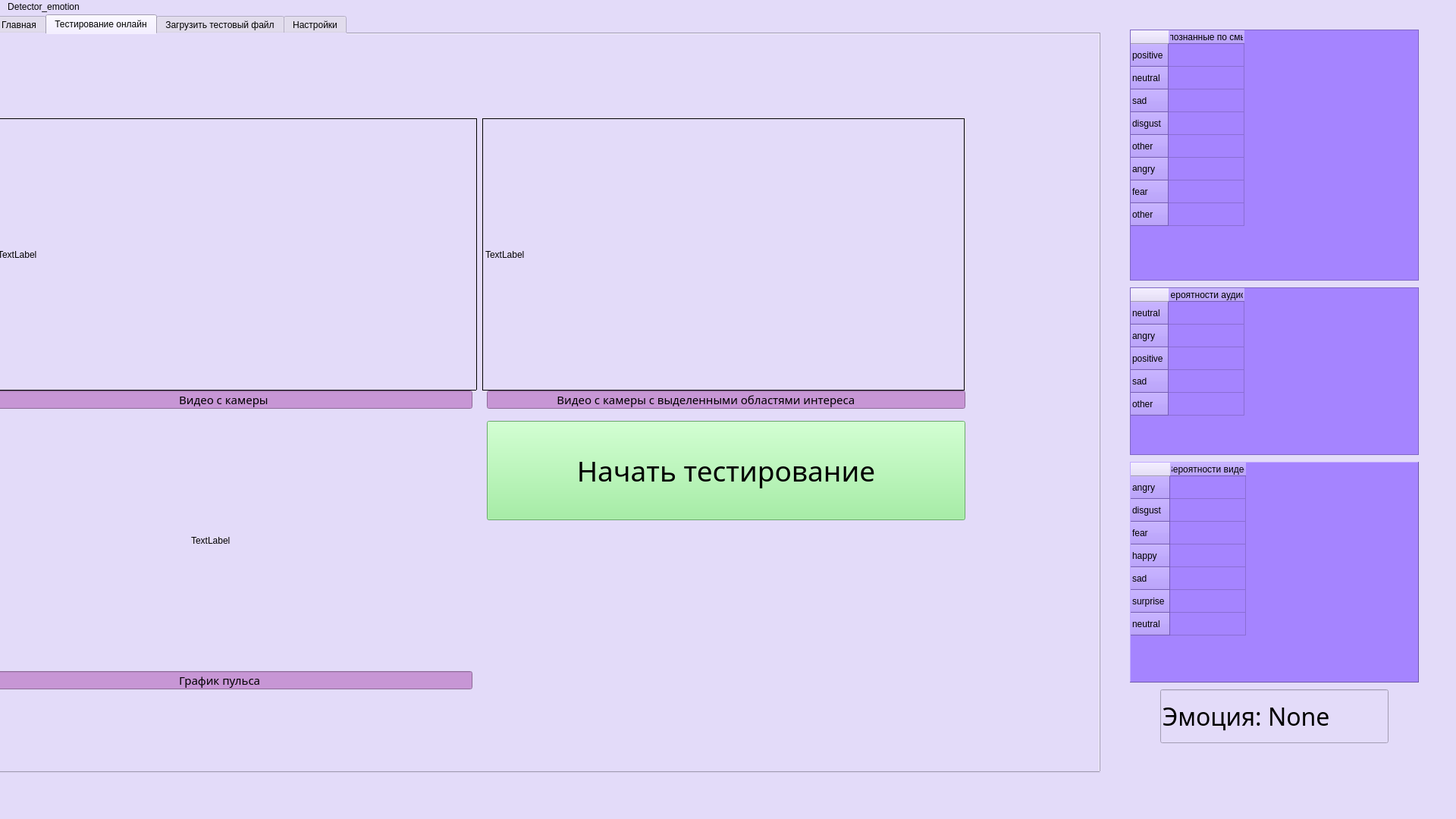
<?xml version="1.0" encoding="UTF-8"?>
<ui version="4.0">
 <class>MainWindow</class>
 <widget class="QMainWindow" name="MainWindow">
  <property name="geometry">
   <rect>
    <x>0</x>
    <y>0</y>
    <width>1920</width>
    <height>1080</height>
   </rect>
  </property>
  <property name="windowTitle">
   <string>MainWindow</string>
  </property>
  <property name="styleSheet">
   <string notr="true">background-color : rgb(227, 219, 249)</string>
  </property>
  <widget class="QWidget" name="centralwidget">
   <widget class="QTabWidget" name="tabWidget">
    <property name="enabled">
     <bool>true</bool>
    </property>
    <property name="geometry">
     <rect>
      <x>-10</x>
      <y>0</y>
      <width>1461</width>
      <height>1000</height>
     </rect>
    </property>
    <property name="minimumSize">
     <size>
      <width>1311</width>
      <height>801</height>
     </size>
    </property>
    <property name="maximumSize">
     <size>
      <width>1800</width>
      <height>1000</height>
     </size>
    </property>
    <property name="baseSize">
     <size>
      <width>0</width>
      <height>0</height>
     </size>
    </property>
    <property name="acceptDrops">
     <bool>true</bool>
    </property>
    <property name="currentIndex">
     <number>1</number>
    </property>
    <property name="iconSize">
     <size>
      <width>50</width>
      <height>50</height>
     </size>
    </property>
    <widget class="QWidget" name="tab">
     <attribute name="title">
      <string>Главная</string>
     </attribute>
    </widget>
    <widget class="QWidget" name="tab_2">
     <attribute name="title">
      <string>Тестирование онлайн</string>
     </attribute>
     <widget class="QPushButton" name="button_start">
      <property name="geometry">
       <rect>
        <x>650</x>
        <y>510</y>
        <width>631</width>
        <height>131</height>
       </rect>
      </property>
      <property name="font">
       <font>
        <family>Perpetua</family>
        <pointsize>28</pointsize>
        <weight>50</weight>
        <bold>false</bold>
       </font>
      </property>
      <property name="mouseTracking">
       <bool>false</bool>
      </property>
      <property name="styleSheet">
       <string notr="true">background-color : lightgreen</string>
      </property>
      <property name="text">
       <string>Начать тестирование</string>
      </property>
     </widget>
     <widget class="QWidget" name="horizontalLayoutWidget_2">
      <property name="geometry">
       <rect>
        <x>0</x>
        <y>10</y>
        <width>1281</width>
        <height>361</height>
       </rect>
      </property>
      <layout class="QHBoxLayout" name="horizontalLayout_2"/>
     </widget>
     <widget class="QWidget" name="graph_widget" native="true">
      <property name="geometry">
       <rect>
        <x>0</x>
        <y>510</y>
        <width>631</width>
        <height>341</height>
       </rect>
      </property>
      <widget class="QLabel" name="label_3">
       <property name="geometry">
        <rect>
         <x>260</x>
         <y>150</y>
         <width>55</width>
         <height>16</height>
        </rect>
       </property>
       <property name="text">
        <string>TextLabel</string>
       </property>
      </widget>
     </widget>
     <widget class="QLineEdit" name="lineEdit_6">
      <property name="geometry">
       <rect>
        <x>650</x>
        <y>470</y>
        <width>631</width>
        <height>24</height>
       </rect>
      </property>
      <property name="font">
       <font>
        <family>Perpetua</family>
        <pointsize>11</pointsize>
       </font>
      </property>
      <property name="styleSheet">
       <string notr="true">background-color : rgb(199, 150, 213)</string>
      </property>
      <property name="text">
       <string>                       Видео с камеры с выделенными областями интереса</string>
      </property>
      <property name="readOnly">
       <bool>true</bool>
      </property>
     </widget>
     <widget class="QLineEdit" name="lineEdit_5">
      <property name="geometry">
       <rect>
        <x>0</x>
        <y>470</y>
        <width>631</width>
        <height>24</height>
       </rect>
      </property>
      <property name="font">
       <font>
        <family>Perpetua</family>
        <pointsize>11</pointsize>
       </font>
      </property>
      <property name="styleSheet">
       <string notr="true">background-color : rgb(199, 150, 213)</string>
      </property>
      <property name="text">
       <string>                                                              Видео с камеры</string>
      </property>
      <property name="readOnly">
       <bool>true</bool>
      </property>
     </widget>
     <widget class="QLineEdit" name="lineEdit_7">
      <property name="geometry">
       <rect>
        <x>0</x>
        <y>840</y>
        <width>631</width>
        <height>24</height>
       </rect>
      </property>
      <property name="font">
       <font>
        <family>Perpetua</family>
        <pointsize>11</pointsize>
       </font>
      </property>
      <property name="styleSheet">
       <string notr="true">background-color : rgb(199, 150, 213)</string>
      </property>
      <property name="text">
       <string>                                                              График пульса</string>
      </property>
      <property name="readOnly">
       <bool>true</bool>
      </property>
     </widget>
     <widget class="QLabel" name="pulse_box">
      <property name="geometry">
       <rect>
        <x>644</x>
        <y>111</y>
        <width>636</width>
        <height>359</height>
       </rect>
      </property>
      <property name="frameShape">
       <enum>QFrame::Box</enum>
      </property>
      <property name="text">
       <string>TextLabel</string>
      </property>
     </widget>
     <widget class="QLabel" name="label">
      <property name="geometry">
       <rect>
        <x>1</x>
        <y>111</y>
        <width>636</width>
        <height>359</height>
       </rect>
      </property>
      <property name="frameShape">
       <enum>QFrame::Box</enum>
      </property>
      <property name="text">
       <string>TextLabel</string>
      </property>
     </widget>
    </widget>
    <widget class="QWidget" name="tab_3">
     <attribute name="title">
      <string>Загрузить тестовый файл</string>
     </attribute>
     <widget class="QPushButton" name="start_test_file">
      <property name="enabled">
       <bool>false</bool>
      </property>
      <property name="geometry">
       <rect>
        <x>20</x>
        <y>510</y>
        <width>771</width>
        <height>431</height>
       </rect>
      </property>
      <property name="font">
       <font>
        <family>Onyx</family>
        <pointsize>36</pointsize>
        <weight>50</weight>
        <bold>false</bold>
       </font>
      </property>
      <property name="styleSheet">
       <string notr="true">background-color : rgb(199, 150, 213)</string>
      </property>
      <property name="text">
       <string>Проанализировать файл</string>
      </property>
     </widget>
     <widget class="QTableWidget" name="file_result">
      <property name="enabled">
       <bool>true</bool>
      </property>
      <property name="geometry">
       <rect>
        <x>820</x>
        <y>15</y>
        <width>611</width>
        <height>931</height>
       </rect>
      </property>
      <property name="acceptDrops">
       <bool>true</bool>
      </property>
      <property name="styleSheet">
       <string notr="true">background-color : rgb(199, 150, 213)</string>
      </property>
      <property name="frameShape">
       <enum>QFrame::StyledPanel</enum>
      </property>
      <row>
       <property name="text">
        <string/>
       </property>
      </row>
      <column>
       <property name="text">
        <string notr="true">Файл</string>
       </property>
       <property name="toolTip">
        <string notr="true"/>
       </property>
       <property name="whatsThis">
        <string notr="true"/>
       </property>
      </column>
     </widget>
     <widget class="QPushButton" name="chose_file">
      <property name="enabled">
       <bool>true</bool>
      </property>
      <property name="geometry">
       <rect>
        <x>20</x>
        <y>20</y>
        <width>771</width>
        <height>441</height>
       </rect>
      </property>
      <property name="font">
       <font>
        <family>Onyx</family>
        <pointsize>36</pointsize>
        <weight>50</weight>
        <bold>false</bold>
       </font>
      </property>
      <property name="styleSheet">
       <string notr="true">background-color : rgb(199, 150, 213)</string>
      </property>
      <property name="text">
       <string>Выбрать тестовый файл</string>
      </property>
      <property name="icon">
       <iconset theme="myicon"/>
      </property>
     </widget>
    </widget>
    <widget class="QWidget" name="tab_4">
     <attribute name="title">
      <string>Настройки</string>
     </attribute>
     <widget class="QPushButton" name="apply_settings">
      <property name="geometry">
       <rect>
        <x>20</x>
        <y>220</y>
        <width>1261</width>
        <height>151</height>
       </rect>
      </property>
      <property name="font">
       <font>
        <pointsize>36</pointsize>
       </font>
      </property>
      <property name="styleSheet">
       <string notr="true">background-color : rgb(199, 150, 213)</string>
      </property>
      <property name="text">
       <string>Применить настройки</string>
      </property>
     </widget>
     <widget class="QWidget" name="">
      <property name="geometry">
       <rect>
        <x>660</x>
        <y>10</y>
        <width>621</width>
        <height>181</height>
       </rect>
      </property>
      <layout class="QVBoxLayout" name="verticalLayout_2">
       <item>
        <widget class="QFontComboBox" name="audio_device">
         <property name="font">
          <font>
           <family>Perpetua</family>
           <pointsize>11</pointsize>
          </font>
         </property>
         <property name="currentText">
          <string/>
         </property>
        </widget>
       </item>
       <item>
        <widget class="QLineEdit" name="lineEdit_3">
         <property name="font">
          <font>
           <family>Perpetua</family>
           <pointsize>11</pointsize>
          </font>
         </property>
         <property name="text">
          <string>Входные данные для аудио</string>
         </property>
         <property name="readOnly">
          <bool>true</bool>
         </property>
        </widget>
       </item>
      </layout>
     </widget>
     <widget class="QWidget" name="">
      <property name="geometry">
       <rect>
        <x>20</x>
        <y>10</y>
        <width>619</width>
        <height>181</height>
       </rect>
      </property>
      <layout class="QVBoxLayout" name="verticalLayout_3">
       <item>
        <widget class="QFontComboBox" name="cam_device">
         <property name="font">
          <font>
           <family>Perpetua</family>
           <pointsize>11</pointsize>
          </font>
         </property>
         <property name="currentText">
          <string>Neutral Face</string>
         </property>
         <property name="currentIndex">
          <number>178</number>
         </property>
        </widget>
       </item>
       <item>
        <widget class="QLineEdit" name="lineEdit_4">
         <property name="font">
          <font>
           <family>Perpetua</family>
           <pointsize>11</pointsize>
          </font>
         </property>
         <property name="text">
          <string>Входные данные для видео</string>
         </property>
         <property name="readOnly">
          <bool>true</bool>
         </property>
        </widget>
       </item>
      </layout>
     </widget>
    </widget>
   </widget>
   <widget class="QTableWidget" name="table_probabilities_text">
    <property name="enabled">
     <bool>true</bool>
    </property>
    <property name="geometry">
     <rect>
      <x>1490</x>
      <y>20</y>
      <width>381</width>
      <height>331</height>
     </rect>
    </property>
    <property name="acceptDrops">
     <bool>false</bool>
    </property>
    <property name="styleSheet">
     <string notr="true">background-color : rgb(165, 132, 255)</string>
    </property>
    <property name="frameShape">
     <enum>QFrame::StyledPanel</enum>
    </property>
    <row>
     <property name="text">
      <string>positive</string>
     </property>
    </row>
    <row>
     <property name="text">
      <string>neutral</string>
     </property>
    </row>
    <row>
     <property name="text">
      <string>sad</string>
     </property>
    </row>
    <row>
     <property name="text">
      <string>disgust</string>
     </property>
    </row>
    <row>
     <property name="text">
      <string>other</string>
     </property>
    </row>
    <row>
     <property name="text">
      <string>angry</string>
     </property>
    </row>
    <row>
     <property name="text">
      <string>fear</string>
     </property>
    </row>
    <row>
     <property name="text">
      <string>other</string>
     </property>
    </row>
    <column>
     <property name="text">
      <string>Вероятности распознанные по смысловой нагрузке</string>
     </property>
    </column>
   </widget>
   <widget class="QTableWidget" name="table_probabilities_audio">
    <property name="enabled">
     <bool>true</bool>
    </property>
    <property name="geometry">
     <rect>
      <x>1490</x>
      <y>360</y>
      <width>381</width>
      <height>221</height>
     </rect>
    </property>
    <property name="acceptDrops">
     <bool>false</bool>
    </property>
    <property name="styleSheet">
     <string notr="true">background-color : rgb(165, 132, 255)</string>
    </property>
    <property name="frameShape">
     <enum>QFrame::StyledPanel</enum>
    </property>
    <row>
     <property name="text">
      <string>neutral</string>
     </property>
    </row>
    <row>
     <property name="text">
      <string>angry</string>
     </property>
    </row>
    <row>
     <property name="text">
      <string>positive</string>
     </property>
    </row>
    <row>
     <property name="text">
      <string>sad</string>
     </property>
    </row>
    <row>
     <property name="text">
      <string>other</string>
     </property>
    </row>
    <column>
     <property name="text">
      <string>Вероятности аудио </string>
     </property>
    </column>
   </widget>
   <widget class="QTableWidget" name="table_probabilities_video">
    <property name="enabled">
     <bool>true</bool>
    </property>
    <property name="geometry">
     <rect>
      <x>1490</x>
      <y>590</y>
      <width>381</width>
      <height>291</height>
     </rect>
    </property>
    <property name="contextMenuPolicy">
     <enum>Qt::PreventContextMenu</enum>
    </property>
    <property name="acceptDrops">
     <bool>false</bool>
    </property>
    <property name="styleSheet">
     <string notr="true">background-color : rgb(165, 132, 255)</string>
    </property>
    <property name="frameShape">
     <enum>QFrame::Panel</enum>
    </property>
    <property name="frameShadow">
     <enum>QFrame::Raised</enum>
    </property>
    <row>
     <property name="text">
      <string>angry</string>
     </property>
    </row>
    <row>
     <property name="text">
      <string>disgust</string>
     </property>
    </row>
    <row>
     <property name="text">
      <string>fear</string>
     </property>
    </row>
    <row>
     <property name="text">
      <string>happy</string>
     </property>
    </row>
    <row>
     <property name="text">
      <string>sad</string>
     </property>
    </row>
    <row>
     <property name="text">
      <string>surprise</string>
     </property>
    </row>
    <row>
     <property name="text">
      <string>neutral</string>
     </property>
    </row>
    <column>
     <property name="text">
      <string>Вероятности видео</string>
     </property>
    </column>
   </widget>
   <widget class="QLineEdit" name="resullt">
    <property name="geometry">
     <rect>
      <x>1530</x>
      <y>890</y>
      <width>301</width>
      <height>71</height>
     </rect>
    </property>
    <property name="font">
     <font>
      <family>Perpetua</family>
      <pointsize>24</pointsize>
     </font>
    </property>
    <property name="text">
     <string>Эмоция: None</string>
    </property>
    <property name="readOnly">
     <bool>true</bool>
    </property>
   </widget>
  </widget>
  <widget class="QMenuBar" name="menubar">
   <property name="geometry">
    <rect>
     <x>0</x>
     <y>0</y>
     <width>1920</width>
     <height>26</height>
    </rect>
   </property>
   <property name="sizePolicy">
    <sizepolicy hsizetype="Maximum" vsizetype="Maximum">
     <horstretch>99</horstretch>
     <verstretch>111</verstretch>
    </sizepolicy>
   </property>
   <widget class="QMenu" name="menuDetector_emotion">
    <property name="title">
     <string>Detector_emotion</string>
    </property>
   </widget>
   <addaction name="menuDetector_emotion"/>
  </widget>
  <widget class="QStatusBar" name="statusbar"/>
 </widget>
 <resources/>
 <connections/>
</ui>
